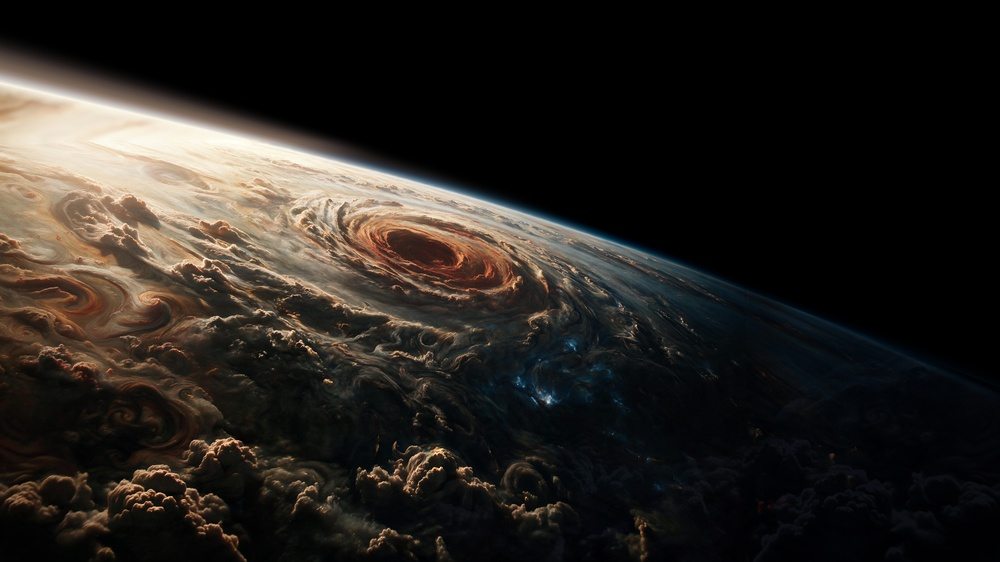
#> input picture assets-src/jupiter/relief/canvas-wide.jpg, 1000 x 562 px, shrunk from 5632 x 3168 before the run
$ python axis.py ../relief/canvas-wide.jpg
#> lines starting #> are read from the running program, lines starting #| are printed output that depends on the picture
import sys
import numpy as np
from PIL import Image, ImageFilter
W = 48
def scan(path, gap=6):
#> called with path = '../relief/canvas-wide.jpg', gap = 6
    g = Image.open(path).convert('L')
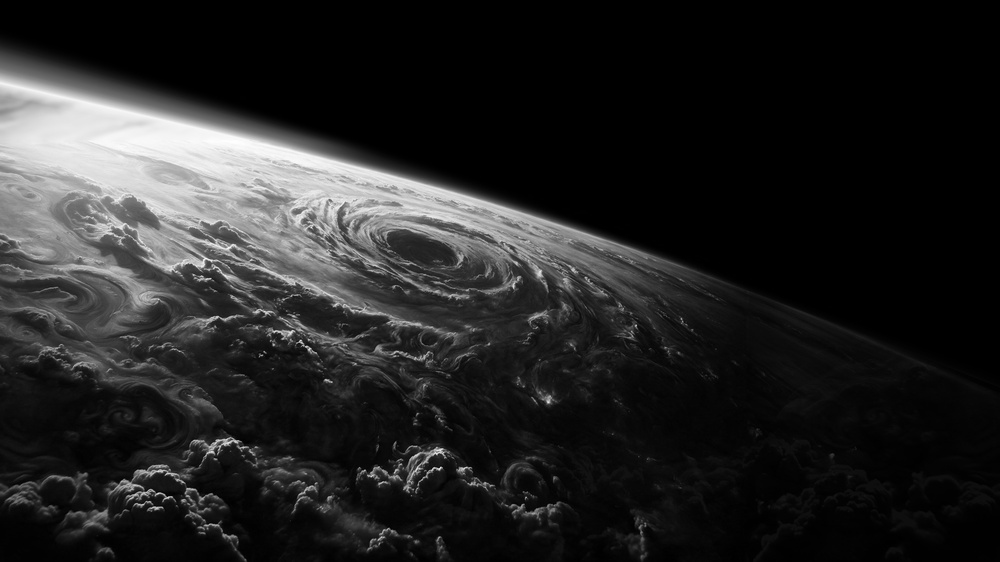
#> g: PIL image 1000x562 L; min 0, max 254, mean 35.9
    raw = np.asarray(g, dtype=np.float32)
    im = raw - np.asarray(g.filter(ImageFilter.GaussianBlur(4)), dtype=np.float32)
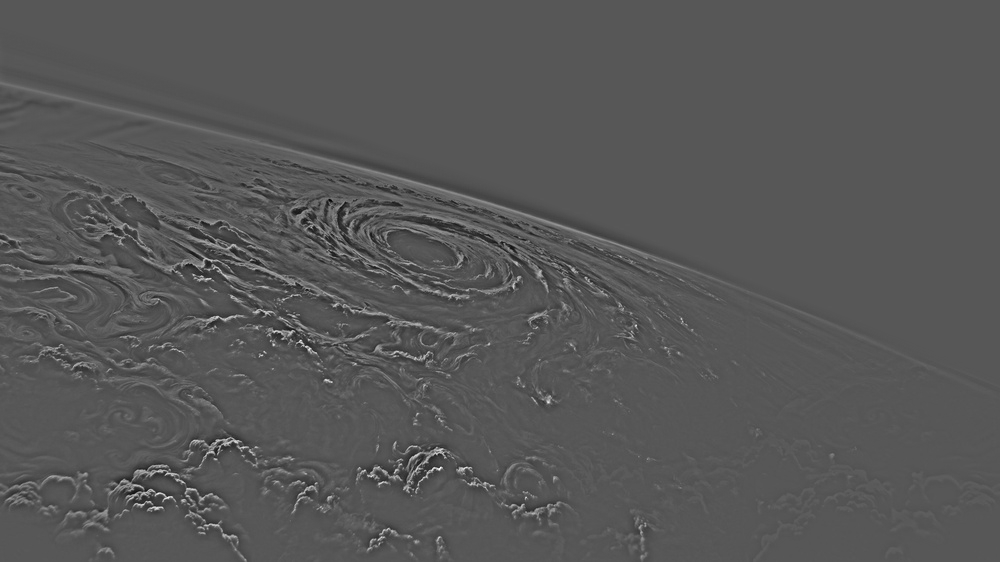
#> im: shape (562, 1000) float32; min -93, max 178, mean 0; drawn with min black and max white
    h, w = im.shape
#> h = 562; w = 1000
    out = []
    for x0 in range(W, w - W, 2):
        for y0 in range(0, h - 216 + 1, 108):
            a = im[y0:y0 + 216, x0 - W:x0][:, ::-1]
            b = im[y0:y0 + 216, x0:x0 + W]
            if a.std() < 1.5 or b.std() < 1.5 or raw[y0:y0 + 216, x0 - W:x0 + W].mean() > 70:
                continue
            c = float(np.corrcoef(a.ravel(), b.ravel())[0, 1])
            if c > 0.5:
                c2 = float(np.corrcoef(a[:, gap:].ravel(), b[:, gap:].ravel())[0, 1])
                out.append(('vertical x', x0, y0, round(c, 2), 'without the %d px beside the axis' % gap, round(c2, 2)))
#> after the loop, out = []
    for y0 in range(W, h - W, 2):
        for x0 in range(0, w - 384 + 1, 192):
            a = im[y0 - W:y0, x0:x0 + 384][::-1, :]
            b = im[y0:y0 + W, x0:x0 + 384]
            if a.std() < 1.5 or b.std() < 1.5 or raw[y0 - W:y0 + W, x0:x0 + 384].mean() > 70:
                continue
            c = float(np.corrcoef(a.ravel(), b.ravel())[0, 1])
            if c > 0.5:
                c2 = float(np.corrcoef(a[gap:].ravel(), b[gap:].ravel())[0, 1])
                out.append(('horizontal y', y0, x0, round(c, 2), 'without the %d px beside the axis' % gap, round(c2, 2)))
    return out
for p in sys.argv[1:]:
    r = scan(p)
#> r = []
    print(p[-32:], 'clean' if not r else '')
#| ../relief/canvas-wide.jpg clean
    for t in sorted(r, key=lambda t: -t[3])[:5]:
        print('   ', *t)
#> this loop made 0 passes
